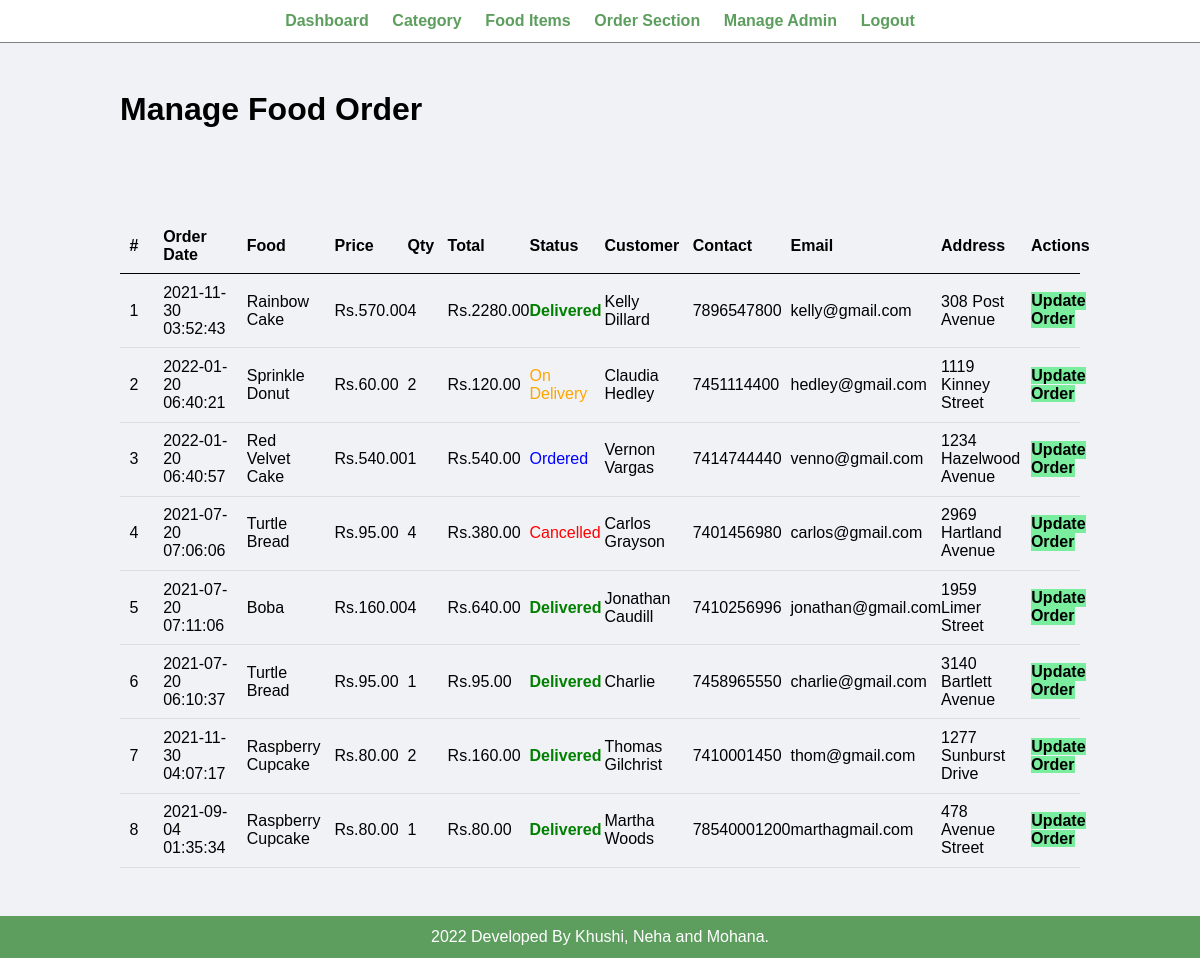
Screenshot of /admin/manage-order.php (signed in) with the database file from the repository.
### tables this page shows
CREATE TABLE `Order` (
  `id` int(10) UNSIGNED NOT NULL,
  `food` varchar(150) NOT NULL,
  `price` decimal(10,2) NOT NULL,
  `qty` int(11) NOT NULL,
  `total` decimal(10,2) NOT NULL,
  `order_date` datetime NOT NULL,
  `status` varchar(50) NOT NULL,
  `customer_name` varchar(150) NOT NULL,
  `customer_contact` varchar(20) NOT NULL,
  `customer_email` varchar(150) NOT NULL,
  `customer_address` varchar(255) NOT NULL
);

### admin/manage-order.php (the view, shortened to what this page needs)
<?php include('partials/menu.php'); ?>
<div class="main-content">
    <div class="wrapper">
        <h1>Manage Food Order</h1>
                <br /><br /><br />
                <br><br>
                <table class="tbl-full">
                    <tr>
                        <th width="5%">#</th>
                        <th width="10%">Order Date</th>
                        <th width="10%">Food</th>
                        <th width="5%">Price</th>
                        <th width="5%">Qty</th>
                        <th width="6%">Total</th>
                        <th width="8%">Status</th>
                        <th width="10%">Customer</th>
                        <th width="10%">Contact</th>
                        <th width="15%">Email</th>
                        <th width="10%">Address</th>
                        <th>Actions</th>
                    </tr>
                    <?php
                        $sql = "SELECT * FROM `Order` ORDER BY id DESC";
                        $res = mysqli_query($conn, $sql);
                        $count = mysqli_num_rows($res);
                        $sn = 1;
                        if($count>0)
                        {
                            while($row=mysqli_fetch_assoc($res))
                            {
                                $id = $row['id'];
                                $food = $row['food'];
                                $price = $row['price'];
                                $qty = $row['qty'];
                                $total = $row['total'];
                                $order_date = $row['order_date'];
                                $status = $row['status'];
                                $customer_name = $row['customer_name'];
                                $customer_contact = $row['customer_contact'];
                                $customer_email = $row['customer_email'];
                                $customer_address = $row['customer_address'];
                                ?>
                                    <tr>
                                        <td><?php echo $sn++; ?> </td>
                                        <td><?php echo $order_date; ?></td>
                                        <td><?php echo $food; ?></td>
                                        <td><?php echo 'Rs.'.$price; ?></td>
                                        <td><?php echo $qty; ?></td>
                                        <td><?php echo 'Rs.'.$total; ?></td>
                                        <td>
                                            <?php
                                                if($status=="Ordered")
                                                {
                                                    echo "<label style='color: blue;'>$status</label>";
                                                }
                                                elseif($status=="On Delivery")
                                                {
                                                    echo "<label style='color: orange;'>$status</label>";
                                                }
                                                elseif($status=="Delivered")
                                                {
                                                    echo "<label style='color: green;'><b>$status</b></label>";
                                                }
                                                elseif($status=="Cancelled")
                                                {
                                                    echo "<label style='color: red;'>$status</label>";
                                                }
                                            ?>
                                        </td>
                                        <td><?php echo $customer_name; ?></td>
                                        <td><?php echo $customer_contact; ?></td>
                                        <td><?php echo $customer_email; ?></td>
                                        <td><?php echo $customer_address; ?></td>
                                        <td>
                                            <a href="<?php echo SITEURL; ?>admin/update-order.php?id=<?php echo $id; ?>" class="btn-secondary">Update Order</a>
                                        </td>
                                    </tr>
                                <?php
                            }
                        }
                        else
                        {
                            echo "<tr><td colspan='12' class='error'>Orders not Available</td></tr>";
                        }
                    ?>
                </table>
    </div>
</div>
<?php include('partials/footer.php'); ?>

### admin/partials/menu.php (shortened to what this page needs)
<html>
    <head>
        <link rel="stylesheet" href="../css/admin.css">
    </head>
    <body>
        <div class="menu text-center">
            <div class="wrapper">
                <ul>
                    <li><a href="index.php">Dashboard</a></li>
                    <li><a href="manage-category.php">Category</a></li>
                    <li><a href="manage-food.php">Food Items</a></li>
                    <li><a href="manage-order.php">Order Section</a></li>
                    <li><a href="manage-admin.php">Manage Admin</a></li>
                    <li><a href="logout.php">Logout</a></li>
                </ul>
            </div>
        </div>

### admin/partials/footer.php
<div class="footer">
            <div class="wrapper">
                <p class="text-center"><?php echo date("Y"); ?> Developed By Khushi, Neha and Mohana.</a></p>
            </div>
        </div>
    </body>
</html>

### css/admin.css (style rules this page uses)
* { margin: 0; padding: 0; font-family: Arial, Helvetica, sans-serif; }
.wrapper { padding: 1%; width: 80%; margin: 0 auto; }
.text-center { text-align: center; }
.tbl-full { width: 100%; }
table { border-collapse: collapse; width: 100%; }
th, td { padding: 8px; text-align: left; border-bottom: 1px solid #ddd; }
table tr th { border-bottom: 1px solid black; padding: 1%; text-align: left; }
table tr td { padding: 1%; }
.btn-secondary { background-color: #7bed9f; padding: 1%; color: black; text-decoration: none; font-weight: bold; }
.menu { border-bottom: 1px solid grey; }
.menu ul { list-style-type: none; }
.menu ul li { display: inline; padding: 1%; }
.menu ul li a { text-decoration: none; font-weight: bold; color: #5d9e5f; }
.main-content { background-color: #f1f2f6; padding: 3% 0; }
.footer { background-color: #5d9e5f; color: white; }

### rows the page displays
order: order_date "2021-11-30 03:52:43", food "Rainbow Cake", price "570.00", qty "4", total "2280.00", status "Delivered", customer_name "Kelly Dillard", customer_contact "7896547800", customer_email "kelly@gmail.com", customer_address "308 Post Avenue"
order: order_date "2022-01-20 06:40:21", food "Sprinkle Donut", price "60.00", qty "2", total "120.00", status "On Delivery", customer_name "Claudia Hedley", customer_contact "7451114400", customer_email "hedley@gmail.com", customer_address "1119 Kinney Street"
order: order_date "2022-01-20 06:40:57", food "Red Velvet Cake", price "540.00", qty "1", total "540.00", status "Ordered", customer_name "Vernon Vargas", customer_contact "7414744440", customer_email "venno@gmail.com", customer_address "1234 Hazelwood Avenue"
order: order_date "2021-07-20 07:06:06", food "Turtle Bread", price "95.00", qty "4", total "380.00", status "Cancelled", customer_name "Carlos Grayson", customer_contact "7401456980", customer_email "carlos@gmail.com", customer_address "2969 Hartland Avenue"
order: order_date "2021-07-20 07:11:06", food "Boba", price "160.00", qty "4", total "640.00", status "Delivered", customer_name "Jonathan Caudill", customer_contact "7410256996", customer_email "jonathan@gmail.com", customer_address "1959 Limer Street"
order: order_date "2021-07-20 06:10:37", food "Turtle Bread", price "95.00", qty "1", total "95.00", status "Delivered", customer_name "Charlie", customer_contact "7458965550", customer_email "charlie@gmail.com", customer_address "3140 Bartlett Avenue"
order: order_date "2021-11-30 04:07:17", food "Raspberry Cupcake", price "80.00", qty "2", total "160.00", status "Delivered", customer_name "Thomas Gilchrist", customer_contact "7410001450", customer_email "thom@gmail.com", customer_address "1277 Sunburst Drive"
order: order_date "2021-09-04 01:35:34", food "Raspberry Cupcake", price "80.00", qty "1", total "80.00", status "Delivered", customer_name "Martha Woods", customer_contact "78540001200", customer_email "marthagmail.com", customer_address "478 Avenue Street"
